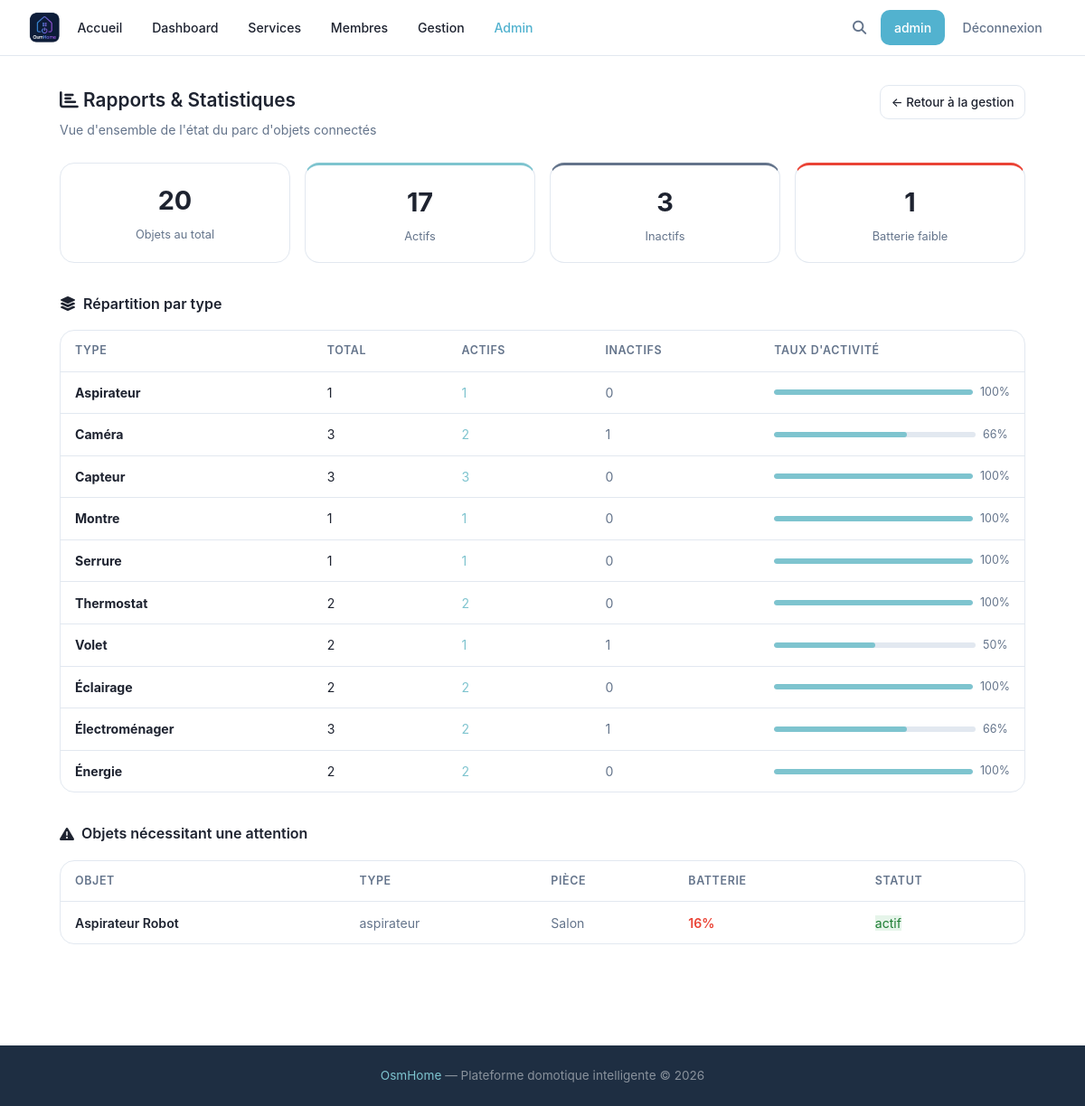
The page /gestion/reports (signed in) on the database its author committed.
### tables this page shows
CREATE TABLE devices (
            id INTEGER PRIMARY KEY AUTOINCREMENT,
            name TEXT,
            description TEXT,
            type TEXT,
            brand TEXT,
            status TEXT DEFAULT 'actif',
            connectivity TEXT,
            battery INTEGER,
            room TEXT
        , deletion_requested INTEGER DEFAULT 0, config TEXT);

### main.py (the view)
@app.route('/gestion/reports')
def gestion_reports():
    r = _require_expert()
    if r: return r
    stats = utils.getGestionStats()
    return flask.render_template('gestion_reports.html', user=flask.session.get('username'), stats=stats)

### main.py (called while the page is built)
@app.context_processor
def inject_types():
    try:
        types = utils.getTypes()
    except Exception:
        types = []
    is_admin = False
    user_level = None
    if flask.session.get('username'):
        u = utils.getUser(flask.session['username'])
        is_admin = bool(u and u['role'] == 'admin')
        user_level = u['level'] if u else None
    return {'types': types, 'is_admin': is_admin, 'user_level': user_level}

def _require_expert():
    if 'username' not in flask.session:
        return flask.redirect('/login')
    u = utils.getUser(flask.session['username'])
    if not u or u['level'] != 'expert':
        flask.abort(403)
    return None

### utils.py (called while the page is built)
def openDB() -> sqlite3.Connection:
    if 'db' not in flask.g:
        flask.g.db = sqlite3.connect(BASE)
        flask.g.db.row_factory = sqlite3.Row
    return flask.g.db

def closeDB(_ = None):
    db = flask.g.pop("db", None)
    if db is not None:
        db.close()

def getUser(username: str):
    db = openDB()
    return db.execute(
        'SELECT * FROM users WHERE username = ?',
        (username,)
    ).fetchone()

def getTypes() -> list:
    db = openDB()
    rows = db.execute('SELECT DISTINCT type FROM devices ORDER BY type').fetchall()
    return [row['type'] for row in rows]

def getGestionStats():
    db = openDB()
    devices = db.execute('SELECT * FROM devices').fetchall()
    total = len(devices)
    active = sum(1 for d in devices if d['status'] == 'actif')
    pending_delete = sum(1 for d in devices if d['deletion_requested'])
    low_battery = [d for d in devices if d['battery'] is not None and d['battery'] < 20]
    by_type = {}
    for d in devices:
        t = d['type']
        if t not in by_type:
            by_type[t] = {'total': 0, 'active': 0}
        by_type[t]['total'] += 1
        if d['status'] == 'actif':
            by_type[t]['active'] += 1
    return {
        'total': total, 'active': active, 'inactive': total - active,
        'pending_delete': pending_delete, 'low_battery': low_battery, 'by_type': by_type,
    }

### templates/gestion_reports.html (shortened to what this page needs)
{% extends 'base.html' %}
{% block extra_css %}<link rel="stylesheet" href="{{ url_for('static', filename='css/gestion.css') }}">{% endblock %}
{% block content %}
<div class="gestion-page">
    <div class="gestion-header">
        <div>
            <h2><i class="fa-solid fa-chart-bar"></i> Rapports &amp; Statistiques</h2>
            <p>Vue d'ensemble de l'état du parc d'objets connectés</p>
        </div>
        <a href="/gestion" class="btn btn-outline btn-sm">← Retour à la gestion</a>
    </div>
    <div class="gestion-stats">
        <div class="gestion-stat">
            <div class="gestion-stat-value">{{ stats.total }}</div>
            <div class="gestion-stat-label">Objets au total</div>
        </div>
        <div class="gestion-stat gestion-stat--active">
            <div class="gestion-stat-value">{{ stats.active }}</div>
            <div class="gestion-stat-label">Actifs</div>
        </div>
        <div class="gestion-stat gestion-stat--inactive">
            <div class="gestion-stat-value">{{ stats.inactive }}</div>
            <div class="gestion-stat-label">Inactifs</div>
        </div>
        <div class="gestion-stat gestion-stat--pending">
            <div class="gestion-stat-value">{{ stats.low_battery | length }}</div>
            <div class="gestion-stat-label">Batterie faible</div>
        </div>
    </div>
    <div class="report-section">
        <h3 class="report-section-title"><i class="fa-solid fa-layer-group"></i> Répartition par type</h3>
        <div class="gestion-table-wrap">
            <table class="gestion-table">
                <thead>
                    <tr>
                        <th>Type</th>
                        <th>Total</th>
                        <th>Actifs</th>
                        <th>Inactifs</th>
                        <th>Taux d'activité</th>
                    </tr>
                </thead>
                <tbody>
                    {% for type_name, data in stats.by_type.items() | sort %}
                    {% set pct = ((data.active / data.total) * 100) | int %}
                    <tr>
                        <td><strong>{{ type_name | capitalize }}</strong></td>
                        <td>{{ data.total }}</td>
                        <td class="text-success">{{ data.active }}</td>
                        <td class="text-muted">{{ data.total - data.active }}</td>
                        <td>
                            <div class="mini-progress-wrap">
                                <div class="mini-progress-bar">
                                    <div class="mini-progress-fill {{ 'fill-low' if pct < 50 }}"
                                         style="width:{{ pct }}%"></div>
                                </div>
                                <span class="mini-progress-pct">{{ pct }}%</span>
                            </div>
                        </td>
                    </tr>
                    {% endfor %}
                </tbody>
            </table>
        </div>
    </div>
    <div class="report-section">
        <h3 class="report-section-title"><i class="fa-solid fa-triangle-exclamation"></i> Objets nécessitant une attention</h3>
        {% if stats.low_battery %}
        <div class="gestion-table-wrap">
            <table class="gestion-table">
                <thead>
                    <tr>
                        <th>Objet</th>
                        <th>Type</th>
                        <th>Pièce</th>
                        <th>Batterie</th>
                        <th>Statut</th>
                    </tr>
                </thead>
                <tbody>
                    {% for d in stats.low_battery %}
                    <tr>
                        <td><a href="/device/{{ d['id'] }}" class="gestion-device-name">{{ d['name'] }}</a></td>
                        <td class="text-muted">{{ d['type'] }}</td>
                        <td class="text-muted">{{ d['room'] or '—' }}</td>
                        <td><span class="battery-val battery-low">{{ d['battery'] }}%</span></td>
                        <td>
                            <span class="{{ 'status-active' if d['status'] == 'actif' else 'status-inactive' }}">
                                {{ d['status'] }}
                            </span>
                        </td>
                    </tr>
                    {% endfor %}
                </tbody>
            </table>
        </div>
        {% else %}
        <p class="report-empty"><i class="fa-solid fa-circle-check"></i> Aucun objet en batterie critique. Tout est en ordre !</p>
        {% endif %}
    </div>
</div>
{% endblock %}

### static/css/style.css (style rules this page uses)
:root { --bg: #ffffff; --surface: #ffffff; --dark: #1e2330; --dark-2: #1c2131; --primary: #52B2CF; --primary-hover: #3d9ebc; --primary-light: rgba(82, 178, 207, 0.12); --accent-2: #7EC4CF; --accent-pink: #D4AFB9; --accent-lavender: #D1CFE2; --accent-powder: #9CADCE; --muted: #64748b; --white: #ffffff; --border: #e2e8f0; --shadow: 0 1px 3px rgba(0,0,0,.07), 0 2px 8px rgba(0,0,0,.04); --shadow-md: 0 4px 14px rgba(0,0,0,.09), 0 2px 6px rgba(0,0,0,.05); --radius: 10px; --radius-sm: 5px; --radius-lg: 16px; --danger: #ea4335; }
* { margin: 0; padding: 0; box-sizing: border-box; }
html { min-height: 100%; scroll-behavior: smooth; }
body { min-height: 100vh; display: flex; flex-direction: column; font-family: 'Google Sans', 'Inter', system-ui, -apple-system, BlinkMacSystemFont, 'Segoe UI', Roboto, sans-serif; background: var(--bg); color: var(--dark); line-height: 1.65; }
a { color: inherit; text-decoration: none; }
h1, h2, h3, h4, h5 { color: var(--dark); margin-bottom: 0.5rem; font-weight: 600; }
p { color: var(--muted); margin-bottom: 1rem; }
button, .btn { border: none; cursor: pointer; border-radius: var(--radius); padding: 0.6rem 1rem; font-weight: 500; font-size: 0.9rem; font-family: inherit; transition: background 0.2s, box-shadow 0.2s, transform 0.15s; }
.btn-outline { background: var(--surface); color: var(--dark); border: 1px solid var(--border); }
.btn-sm { padding: 0.42rem 0.72rem; font-size: 0.84rem; }
.text-muted { color: var(--muted) !important; }
.text-success { color: var(--accent-2); }
.status-active { background: rgba(52,168,83,0.12); color: #1e7e34; }

### static/css/gestion.css (style rules this page uses)
.gestion-page { max-width: 1100px; margin: 2rem auto 4rem; padding: 0 1rem; }
.gestion-header { display: flex; justify-content: space-between; align-items: flex-start; gap: 1rem; flex-wrap: wrap; margin-bottom: 1.5rem; }
.gestion-header h2 { font-size: 1.3rem; margin-bottom: 0.25rem; }
.gestion-header p { color: var(--muted); font-size: 0.88rem; margin: 0; }
.gestion-stats { display: grid; grid-template-columns: repeat(4, 1fr); gap: 1rem; margin-bottom: 1.5rem; }
.gestion-stat { background: var(--surface); border: 1px solid var(--border); border-radius: var(--radius-lg); padding: 1.1rem 1.25rem; text-align: center; }
.gestion-stat-value { font-size: 1.8rem; font-weight: 700; color: var(--dark); }
.gestion-stat-label { font-size: 0.8rem; color: var(--muted); margin-top: 0.2rem; }
.gestion-stat--active { border-top: 3px solid var(--accent-2); }
.gestion-stat--inactive { border-top: 3px solid var(--muted); }
.gestion-stat--pending { border-top: 3px solid var(--danger); }
.gestion-table-wrap { overflow-x: auto; border: 1px solid var(--border); border-radius: var(--radius-lg); background: var(--surface); }
.gestion-table { width: 100%; border-collapse: collapse; font-size: 0.88rem; }
.gestion-table thead th { text-align: left; padding: 0.75rem 1rem; font-size: 0.78rem; font-weight: 600; text-transform: uppercase; letter-spacing: 0.05em; color: var(--muted); border-bottom: 1px solid var(--border); white-space: nowrap; }
.gestion-table tbody tr { border-bottom: 1px solid var(--border); transition: background 0.12s; }
.gestion-table tbody tr:last-child { border-bottom: none; }
.gestion-table td { padding: 0.7rem 1rem; vertical-align: middle; }
.gestion-device-name { font-weight: 600; color: var(--dark); }
.battery-val { font-weight: 600; }
.battery-low { color: var(--danger); }
.report-section { margin-top: 2rem; }
.report-section-title { font-size: 1rem; font-weight: 600; margin-bottom: 1rem; display: flex; align-items: center; gap: 0.5rem; }
.mini-progress-wrap { display: flex; align-items: center; gap: 0.5rem; }
.mini-progress-bar { flex: 1; height: 6px; background: var(--border); border-radius: 999px; overflow: hidden; }
.mini-progress-fill { height: 100%; background: var(--accent-2); border-radius: 999px; transition: width 0.3s; }
.mini-progress-pct { font-size: 0.78rem; color: var(--muted); min-width: 30px; }

### rows shown on the page
devices: type "Aspirateur", total "1", active "1", data.total-data.active "0", pct "100", name "Aspirateur Robot", type "aspirateur", room "Salon", battery "16", status "actif"
devices: type "Caméra", total "3", active "2", total "1", pct "66"
devices: type "Capteur", total "3", active "3", data.total-data.active "0", pct "100"
devices: type "Montre", total "1", active "1", data.total-data.active "0", pct "100"
devices: type "Serrure", total "1", active "1", data.total-data.active "0", pct "100"
devices: type "Thermostat", total "2", active "2", data.total-data.active "0", pct "100"
devices: type "Volet", total "2", active "1", total "1", pct "50"
devices: type "Éclairage", total "2", active "2", data.total-data.active "0", pct "100"
devices: type "Électroménager", total "3", active "2", total "1", pct "66"
devices: type "Énergie", total "2", active "2", data.total-data.active "0", pct "100"

### other values the page prints
{{ user }} "admin"
{{ stats.total }} "20"
{{ stats.active }} "17"
{{ stats.inactive }} "3"
{{ stats.low_battery | length }} "1"
